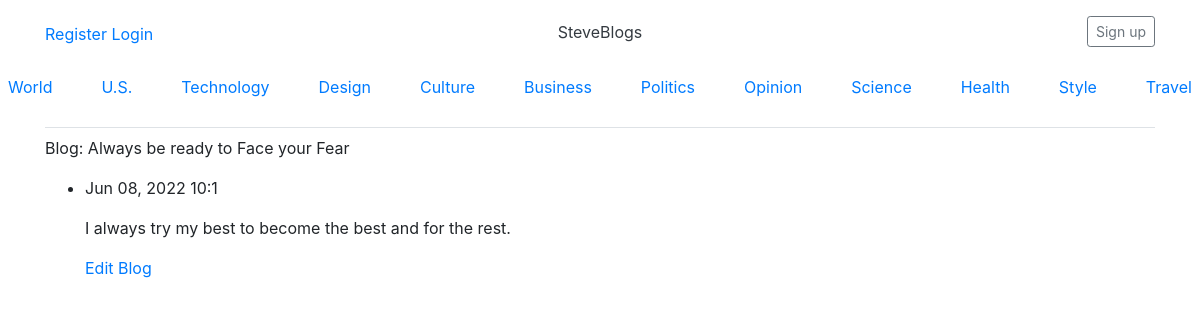
Page /blog/3/ on the committed database.
### blogs/models.py (models this page shows)
class BlogPost(models.Model):
    title = models.CharField(max_length= 200)
    text = models.TextField()
    date_added = models.DateTimeField(auto_now_add= True)
    owner = models.ForeignKey(User, on_delete= models.CASCADE)
    def __str__(self):
        if len(self.title) > 50:
            return f"{self.title[:50]}..."
        else:
            return self.title

### blogs/views.py (the view)
# urls.py: 2. Add a URL to urlpatterns:  path('blog/', include('blog.urls'))
def blog(request, blog_id):
    blog = BlogPost.objects.get(id = blog_id)
    context = {'blog':blog}
    return render(request, 'blogs/blog.html', context)

### blogs/templates/blogs/blog.html
{% extends "blogs/base.html" %}
{% block content %}
<p>
    Blog: {{blog}}
</p>
<p>
    <ul>
        <li>
            <p>{{ blog.date_added|date:'M d, Y H:1' }}</p>
            <p>{{ blog.text|linebreaks }}</p>
            <p><a href="{% url 'blogs:edit_blog' blog.id %}">Edit Blog</a></p>
        </li>
    </ul>
</p>
{% endblock content %}

### rows in the picture
BlogPost: title "Always be ready to Face your Fear", date_added "Jun 08, 2022 10:1", text "I always try my best to become the best and for the rest."
